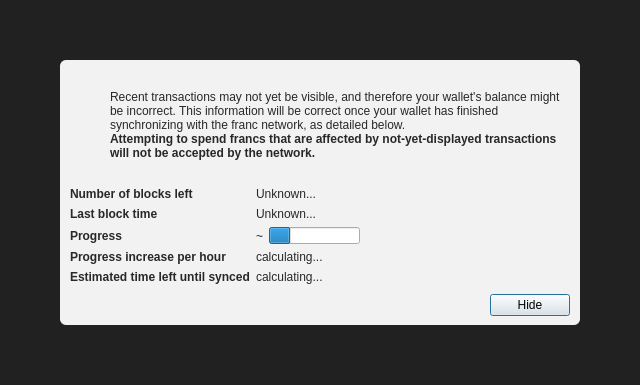
<?xml version="1.0" encoding="UTF-8"?>
<ui version="4.0">
 <class>ModalOverlay</class>
 <widget class="ModalOverlay" name="ModalOverlay">
  <property name="geometry">
   <rect>
    <x>0</x>
    <y>0</y>
    <width>640</width>
    <height>385</height>
   </rect>
  </property>
  <property name="windowTitle">
   <string>Form</string>
  </property>
  <layout class="QVBoxLayout" name="verticalLayout" stretch="0">
   <property name="sizeConstraint">
    <enum>QLayout::SetDefaultConstraint</enum>
   </property>
   <property name="leftMargin">
    <number>0</number>
   </property>
   <property name="topMargin">
    <number>0</number>
   </property>
   <property name="rightMargin">
    <number>0</number>
   </property>
   <property name="bottomMargin">
    <number>0</number>
   </property>
   <item>
    <widget class="QWidget" name="bgWidget" native="true">
     <property name="styleSheet">
      <string notr="true">#bgWidget { background: rgba(0,0,0,220); }</string>
     </property>
     <layout class="QVBoxLayout" name="verticalLayoutMain" stretch="1">
      <property name="leftMargin">
       <number>60</number>
      </property>
      <property name="topMargin">
       <number>60</number>
      </property>
      <property name="rightMargin">
       <number>60</number>
      </property>
      <property name="bottomMargin">
       <number>60</number>
      </property>
      <item>
       <widget class="QWidget" name="contentWidget" native="true">
        <property name="styleSheet">
         <string notr="true">#contentWidget { background: rgba(255,255,255,240); border-radius: 6px; }

QLabel { color: rgb(40,40,40);  }</string>
        </property>
        <layout class="QVBoxLayout" name="verticalLayoutSub" stretch="1,0,0,0">
         <property name="spacing">
          <number>0</number>
         </property>
         <property name="leftMargin">
          <number>10</number>
         </property>
         <property name="topMargin">
          <number>10</number>
         </property>
         <property name="rightMargin">
          <number>10</number>
         </property>
         <property name="bottomMargin">
          <number>10</number>
         </property>
         <item>
          <layout class="QHBoxLayout" name="horizontalLayoutIconText" stretch="0,1">
           <property name="topMargin">
            <number>20</number>
           </property>
           <item>
            <layout class="QVBoxLayout" name="verticalLayoutIcon">
             <property name="leftMargin">
              <number>0</number>
             </property>
             <item>
              <widget class="QPushButton" name="warningIcon">
               <property name="enabled">
                <bool>false</bool>
               </property>
               <property name="text">
                <string/>
               </property>
               <property name="icon">
                <iconset>
                 <normaloff>:/icons/warning</normaloff>
                 <disabledoff>:/icons/warning</disabledoff>:/icons/warning</iconset>
               </property>
               <property name="iconSize">
                <size>
                 <width>48</width>
                 <height>48</height>
                </size>
               </property>
               <property name="flat">
                <bool>true</bool>
               </property>
              </widget>
             </item>
             <item>
              <spacer name="verticalSpacerWarningIcon">
               <property name="orientation">
                <enum>Qt::Vertical</enum>
               </property>
               <property name="sizeHint" stdset="0">
                <size>
                 <width>20</width>
                 <height>40</height>
                </size>
               </property>
              </spacer>
             </item>
            </layout>
           </item>
           <item>
            <layout class="QVBoxLayout" name="verticalLayoutInfoText">
             <property name="leftMargin">
              <number>0</number>
             </property>
             <property name="topMargin">
              <number>0</number>
             </property>
             <item>
              <widget class="QLabel" name="infoText">
               <property name="text">
                <string>Recent transactions may not yet be visible, and therefore your wallet's balance might be incorrect. This information will be correct once your wallet has finished synchronizing with the franc network, as detailed below.</string>
               </property>
               <property name="textFormat">
                <enum>Qt::RichText</enum>
               </property>
               <property name="wordWrap">
                <bool>true</bool>
               </property>
              </widget>
             </item>
             <item>
              <widget class="QLabel" name="infoTextStrong">
               <property name="font">
                <font>
                 <weight>75</weight>
                 <bold>true</bold>
                </font>
               </property>
               <property name="text">
                <string>Attempting to spend francs that are affected by not-yet-displayed transactions will not be accepted by the network.</string>
               </property>
               <property name="textFormat">
                <enum>Qt::RichText</enum>
               </property>
               <property name="wordWrap">
                <bool>true</bool>
               </property>
              </widget>
             </item>
             <item>
              <spacer name="verticalSpacerInTextSpace">
               <property name="orientation">
                <enum>Qt::Vertical</enum>
               </property>
               <property name="sizeHint" stdset="0">
                <size>
                 <width>20</width>
                 <height>40</height>
                </size>
               </property>
              </spacer>
             </item>
            </layout>
           </item>
          </layout>
         </item>
         <item>
          <spacer name="verticalSpacerAfterText">
           <property name="orientation">
            <enum>Qt::Vertical</enum>
           </property>
           <property name="sizeHint" stdset="0">
            <size>
             <width>20</width>
             <height>40</height>
            </size>
           </property>
          </spacer>
         </item>
         <item>
          <layout class="QFormLayout" name="formLayout">
           <property name="fieldGrowthPolicy">
            <enum>QFormLayout::FieldsStayAtSizeHint</enum>
           </property>
           <property name="horizontalSpacing">
            <number>6</number>
           </property>
           <property name="verticalSpacing">
            <number>6</number>
           </property>
           <property name="topMargin">
            <number>10</number>
           </property>
           <item row="0" column="0">
            <widget class="QLabel" name="labelNumberOfBlocksLeft">
             <property name="font">
              <font>
               <weight>75</weight>
               <bold>true</bold>
              </font>
             </property>
             <property name="text">
              <string>Number of blocks left</string>
             </property>
            </widget>
           </item>
           <item row="0" column="1">
            <widget class="QLabel" name="numberOfBlocksLeft">
             <property name="text">
              <string>Unknown...</string>
             </property>
            </widget>
           </item>
           <item row="1" column="0">
            <widget class="QLabel" name="labelLastBlockTime">
             <property name="font">
              <font>
               <weight>75</weight>
               <bold>true</bold>
              </font>
             </property>
             <property name="text">
              <string>Last block time</string>
             </property>
            </widget>
           </item>
           <item row="1" column="1">
            <widget class="QLabel" name="newestBlockDate">
             <property name="sizePolicy">
              <sizepolicy hsizetype="Maximum" vsizetype="Preferred">
               <horstretch>0</horstretch>
               <verstretch>0</verstretch>
              </sizepolicy>
             </property>
             <property name="text">
              <string>Unknown...</string>
             </property>
            </widget>
           </item>
           <item row="2" column="0">
            <widget class="QLabel" name="labelSyncDone">
             <property name="font">
              <font>
               <weight>75</weight>
               <bold>true</bold>
              </font>
             </property>
             <property name="text">
              <string>Progress</string>
             </property>
            </widget>
           </item>
           <item row="2" column="1">
            <layout class="QHBoxLayout" name="horizontalLayoutSync" stretch="0,1">
             <item>
              <widget class="QLabel" name="percentageProgress">
               <property name="text">
                <string notr="true">~</string>
               </property>
              </widget>
             </item>
             <item>
              <widget class="QProgressBar" name="progressBar">
               <property name="value">
                <number>24</number>
               </property>
               <property name="format">
                <string/>
               </property>
              </widget>
             </item>
            </layout>
           </item>
           <item row="4" column="0">
            <widget class="QLabel" name="labelProgressIncrease">
             <property name="font">
              <font>
               <weight>75</weight>
               <bold>true</bold>
              </font>
             </property>
             <property name="text">
              <string>Progress increase per hour</string>
             </property>
            </widget>
           </item>
           <item row="4" column="1">
            <widget class="QLabel" name="progressIncreasePerH">
             <property name="text">
              <string>calculating...</string>
             </property>
            </widget>
           </item>
           <item row="5" column="0">
            <widget class="QLabel" name="labelEstimatedTimeLeft">
             <property name="font">
              <font>
               <weight>75</weight>
               <bold>true</bold>
              </font>
             </property>
             <property name="text">
              <string>Estimated time left until synced</string>
             </property>
            </widget>
           </item>
           <item row="5" column="1">
            <widget class="QLabel" name="expectedTimeLeft">
             <property name="text">
              <string>calculating...</string>
             </property>
            </widget>
           </item>
          </layout>
         </item>
         <item>
          <layout class="QHBoxLayout" name="horizontalLayoutButtons">
           <property name="leftMargin">
            <number>10</number>
           </property>
           <property name="topMargin">
            <number>10</number>
           </property>
           <item>
            <spacer name="horizontalSpacer">
             <property name="orientation">
              <enum>Qt::Horizontal</enum>
             </property>
             <property name="sizeHint" stdset="0">
              <size>
               <width>40</width>
               <height>20</height>
              </size>
             </property>
            </spacer>
           </item>
           <item>
            <widget class="QPushButton" name="closeButton">
             <property name="text">
              <string>Hide</string>
             </property>
             <property name="focusPolicy">
              <enum>Qt::StrongFocus</enum>
             </property>
             <property name="default">
              <bool>true</bool>
             </property>
            </widget>
           </item>
          </layout>
         </item>
        </layout>
       </widget>
      </item>
     </layout>
    </widget>
   </item>
  </layout>
 </widget>
 <customwidgets>
  <customwidget>
   <class>ModalOverlay</class>
   <extends>QWidget</extends>
   <header>qt/modaloverlay.h</header>
   <container>1</container>
  </customwidget>
 </customwidgets>
 <resources/>
 <connections/>
</ui>
